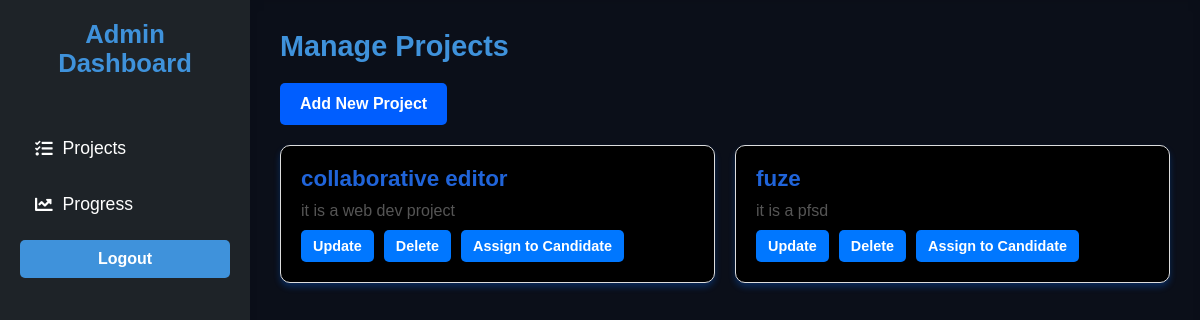
Page /admin_dashboard/ (signed in) on the committed database.
### base/models.py (models this page shows, shortened)
class Project(models.Model):
    title = models.CharField(max_length=255)
    description = models.TextField()
    created_at = models.DateTimeField(auto_now_add=True)
    total_tasks = models.IntegerField(default=0)  # Total tasks in the project
    completed_tasks = models.IntegerField(default=0)  # Completed tasks
    remaining_tasks = models.IntegerField(default=0)  # Remaining tasks

### base/views.py (the view)
# urls.py: path('admin_dashboard/', admin_dashboard, name='admin_dashboard'),
@login_required(login_url='/login/')
def admin_dashboard(request):
    projects = Project.objects.all()
    for project in projects:
        total_tasks = project.total_tasks
        completed_tasks = sum([assignment.completed_tasks for assignment in project.assignments.all()])
        project.progress_percentage = (completed_tasks / total_tasks) * 100 if total_tasks else 0
    return render(request, 'admin_dashboard.html', {
        'projects': projects,
    })

### templates/admin_dashboard.html (shortened to what this page needs)
{% load static %}
<!DOCTYPE html>
<html lang="en">
<head>
    <link rel="stylesheet" href="{% static 'css/dashboard.css' %}">
    <link rel="stylesheet" href="https://cdnjs.cloudflare.com/ajax/libs/font-awesome/5.15.4/css/all.min.css">
</head>
<body>
    <div class="admin-dashboard">
        <aside class="sidebar">
            <h2>Admin Dashboard</h2>
            <nav>
                <ul>
                    <li><a href="#" id="projects-tab"><i class="fas fa-tasks"></i> Projects</a></li>
                    <li><a href="#" id="progress-tab"><i class="fas fa-chart-line"></i> Progress</a></li>
                    <a href="{% url 'logout' %}" class="btn" style="display: inline-block; padding: 10px 20px; font-size: 16px; font-weight: bold; text-align: center; text-decoration: none; border-radius: 5px; background-color #00aaff;; color: white; transition: background-color 0.3s ease;"
   onmouseover="this.style.backgroundColor='#d32f2f';" onmouseout="this.style.backgroundColor=' #00aaff;">Logout</a>
                </ul>
            </nav>
        </aside>
        <main class="content">
            <section id="projects-section" class="dashboard-section active">
                <h2>Manage Projects</h2>
                <button class="btn" id="add-project-btn">Add New Project</button>
                <div class="project-list">
                    {% for project in projects %}
                    <div class="project-card">
                        <h3>{{ project.title }}</h3>
                        <p>{{ project.description }}</p>
                        <div class="actions">
                            <button class="btn update-btn" onclick="openUpdateModal()">Update</button>
                            <form method="POST" action="{% url 'delete_project' project.id %}" style="display: inline-block;">
                                <button type="submit" class="btn delete-btn">Delete</button>
                            </form>
                            <button class="btn assign-btn" onclick="window.location.href='{% url 'assign_project' project.id %}'">Assign to Candidate</button>
                        </div>
                    </div>
                    {% empty %}
                    <p>No projects available. Please add a project!</p>
                    {% endfor %}
                </div>
            </section>
</main>
</div>
</body>
</html>

### static/css/dashboard.css (style rules this page uses)
* { margin: 0; padding: 0; box-sizing: border-box; font-family: 'Poppins', sans-serif; }
body { background-color: #0b0f19; color: #333; font-size: 16px; }
.admin-dashboard { display: flex; min-height: 100vh; }
.sidebar { background-color: #1e2328; color: #fff; width: 250px; padding: 20px; display: flex; flex-direction: column; gap: 30px; flex-shrink: 0; box-shadow: 2px 0 5px rgba(0, 0, 0, 0.2); }
.sidebar h2 { text-align: center; font-size: 1.6rem; margin-bottom: 20px; }
.sidebar nav ul { list-style: none; display: flex; flex-direction: column; gap: 15px; }
.sidebar nav ul li a { text-decoration: none; color: #fff; font-size: 1.1rem; display: flex; align-items: center; gap: 10px; padding: 10px 15px; border-radius: 5px; transition: background-color 0.3s ease, color 0.3s ease; }
.content { flex: 1; padding: 30px; background-color: #0b0f19; overflow-y: auto; box-shadow: inset 0 4px 10px rgba(0, 0, 0, 0.05); }
h2 { margin-bottom: 20px; font-size: 1.8rem; color: #3f92db; }
.btn { background-color:#3f92db; color: #fff; border: none; padding: 10px 15px; border-radius: 5px; font-size: 0.9rem; cursor: pointer; transition: background-color 0.3s ease, box-shadow 0.3s ease; }
#add-project-btn { background-color: #005eff; color: white; border: none; padding: 12px 20px; font-size: 1rem; font-weight: bold; cursor: pointer; border-radius: 5px; transition: all 0.3s ease; }
.project-list { display: grid; grid-template-columns: repeat(auto-fit, minmax(300px, 1fr)); gap: 20px; margin-top: 20px; }
.project-card { background-color: #000000; border: 1px solid #ddd; border-radius: 10px; box-shadow: 0 4px 6px rgba(5, 103, 238, 0.303); padding: 20px; transition: transform 0.3s ease, box-shadow 0.3s ease; }
.project-card h3 { font-size: 1.4rem; margin-bottom: 10px; color: #2064d9; }
.project-card p, .progress-card p { color: #555; margin-bottom: 10px; }
.project-card .actions { display: flex; gap: 10px; margin-top: 10px; flex-wrap: wrap; }
.project-card .btn { background-color: #0077ff; color: white; border: none; padding: 8px 12px; border-radius: 5px; font-size: 0.9rem; font-weight: bold; cursor: pointer; transition: background-color 0.3s ease; }
.dashboard-section { display: none; }
.dashboard-section.active { display: block; }

### rows in the picture
Project: title "collaborative editor", description "it is a web dev project"
Project: title "fuze", description "it is a pfsd"
